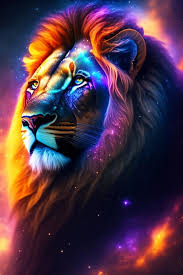
#> input picture Unidad 1/Img/images.jpg, 183 x 275 px, found by its file name
$ jupyter execute Untitled3.ipynb
#> lines starting #> are read from the running program, lines starting #| are printed output that depends on the picture; after the words box and inside, x2 and y2 are one past the last pixel; in counts of white or black regions, pixels touching at a corner belong together
[cell 1]
import numpy as np
import cv2 as cv
import math

[cell 2]
img = cv.imread('C:/Projects/ITM/INTELIGENCIA ARTIFICIAL/Unidad 1/Img/images.jpg', 1)
#> img is the input picture: shape (275, 183, 3); mean B, G, R 72.3, 54.4, 81.1
img2 = cv.cvtColor(img, cv.COLOR_BGR2RGB)
img3 = cv.cvtColor(img2, cv.COLOR_RGB2HSV)
#> img3: shape (275, 183, 3); mean H, S, V 110.6, 167.4, 105.4

umbralBajo=(0, 80, 80  )
umbralAlto=(10, 255, 255)
umbralBajoB=(170, 80,80)
umbralAltoB=(180, 255, 255)


mascara1 = cv.inRange(img3, umbralBajo, umbralAlto)
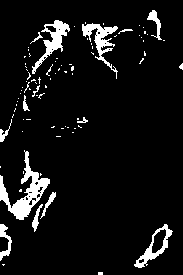
#> mascara1: shape (275, 183); 7.3% white; 87 white regions (73 under 20 px), largest, box (x1, y1, x2, y2) and area: (0, 150, 50, 220) 1042, (82, 23, 118, 79) 577, (32, 20, 70, 74) 570
mascara2 = cv.inRange(img3, umbralBajoB, umbralAltoB)
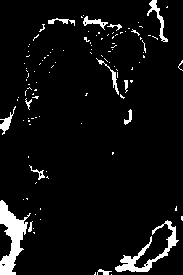
#> mascara2: shape (275, 183); 6% white; 113 white regions (99 under 20 px), largest, box (x1, y1, x2, y2) and area: (0, 200, 31, 275) 1024, (115, 220, 179, 272) 717, (147, 0, 168, 42) 204

mascara = mascara1 + mascara2
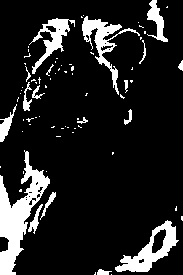
#> mascara: shape (275, 183); 13.4% white; 76 white regions (58 under 20 px), largest, box (x1, y1, x2, y2) and area: (0, 150, 50, 275) 2331, (115, 220, 179, 272) 1136, (82, 16, 140, 95) 982

resultado = cv.bitwise_and(img, img, mask=mascara)
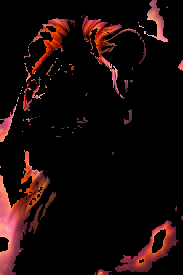
#> resultado: shape (275, 183, 3); mean B, G, R 8.8, 9.5, 23.2

cv.imshow('resultado', resultado)
cv.imshow('mascara', mascara)
cv.imshow('img',img)
cv.imshow('img2', img2)
cv.imshow('img3', img3)

cv.waitKey(0)
cv.destroyAllWindows()

$ run again, with Unidad 1/Img/Manzanas-Chihuahua4.jpg copied over Unidad 1/Img/images.jpg
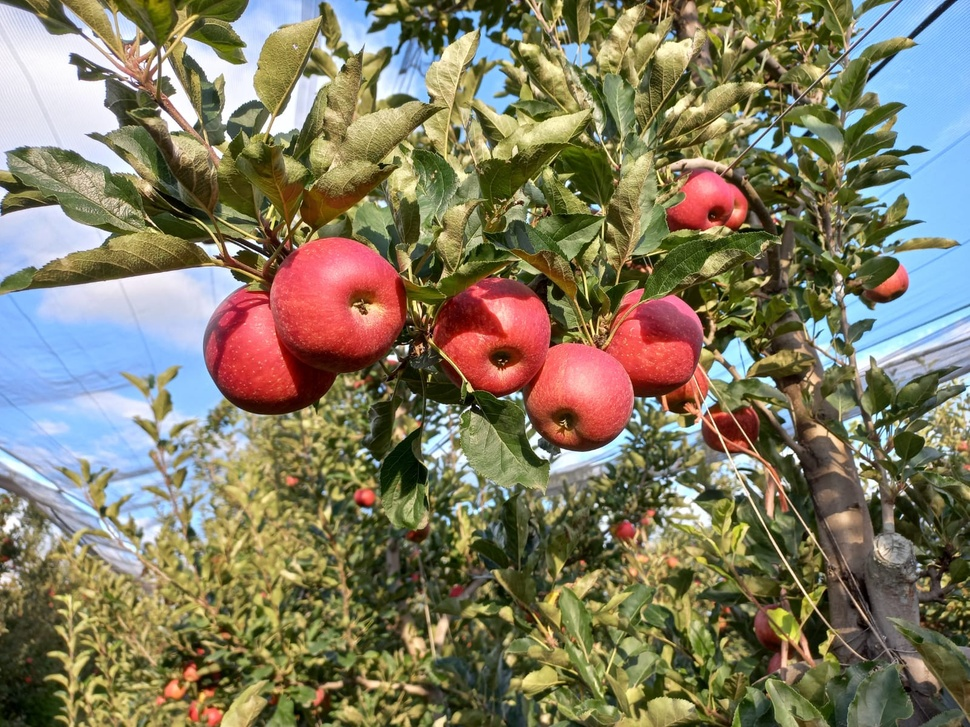
#> input picture Unidad 1/Img/Manzanas-Chihuahua4.jpg, 970 x 727 px, shrunk from 1600 x 1200 before the run, found by its file name
#> img is the input picture: shape (727, 970, 3); mean B, G, R 98.7, 123.2, 129.8
#> img3: shape (727, 970, 3); mean H, S, V 47.8, 116.9, 144.3
#> `mascara1 = cv.inRange(img3, umbralBajo, umbralAlto)`:
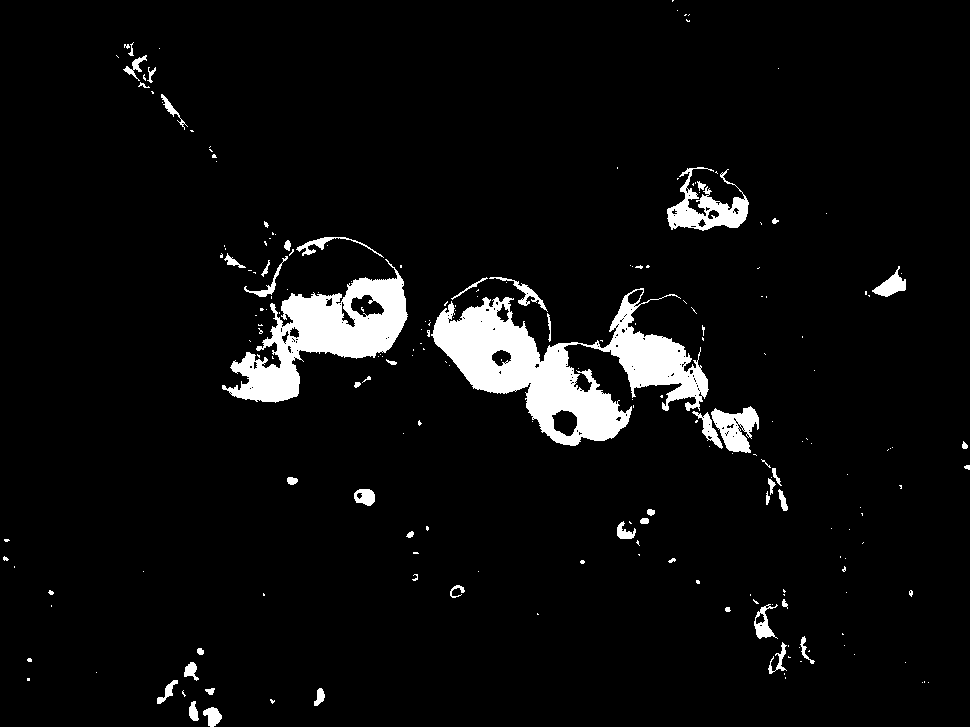
#> mascara1: shape (727, 970); 5.2% white; 216 white regions (163 under 20 px), largest, box (x1, y1, x2, y2) and area: (431, 288, 709, 446) 17140, (222, 259, 408, 403) 10086, (667, 167, 749, 231) 2167
#> mascara2: shape (727, 970); 2.7% white; 87 white regions (70 under 20 px), largest, box (x1, y1, x2, y2) and area: (206, 238, 397, 390) 9436, (628, 295, 703, 372) 2756, (452, 278, 550, 362) 2560
#> mascara: shape (727, 970); 8% white; 176 white regions (129 under 20 px), largest, box (x1, y1, x2, y2) and area: (431, 277, 709, 446) 25448, (206, 237, 408, 403) 20502, (667, 167, 749, 231) 3525
#> `resultado = cv.bitwise_and(img, img, mask=mascara)`:
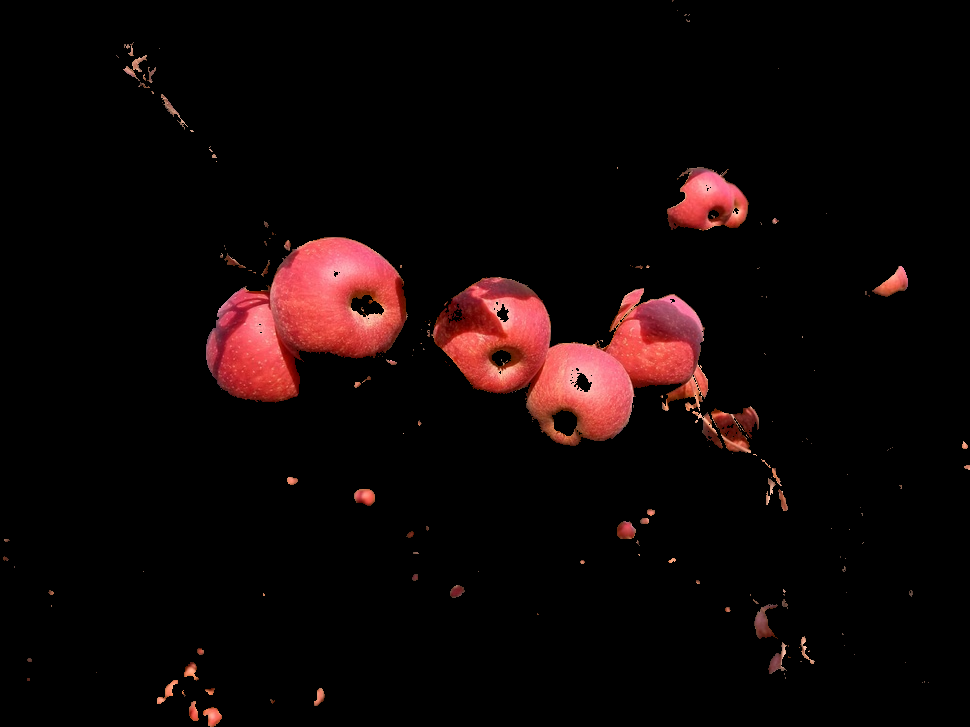
#> resultado: shape (727, 970, 3); mean B, G, R 6.2, 6.4, 15.9
